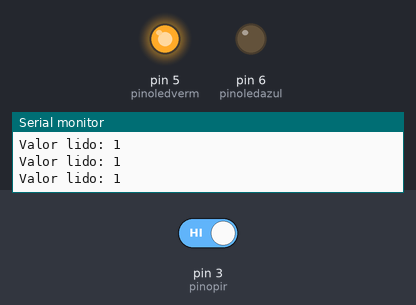
The sketch below on a simulated Arduino Uno, built with avr-gcc and run on an emulated ATmega328P. Parts: output pins drawn as LEDs (lit = HIGH), the last lines printed to the serial monitor. The inputs (shaded band) are chosen by the test bench; at power-on: pin 3 (pinopir) HIGH.

Above: at 1.2 s.
1.3 s: pin 3 (pinopir) driven LOW
At 2.1 s:
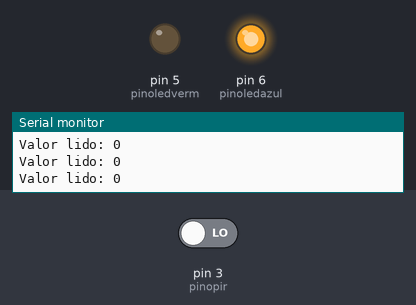
2.8 s: pin 3 (pinopir) driven HIGH
At 3.1 s:
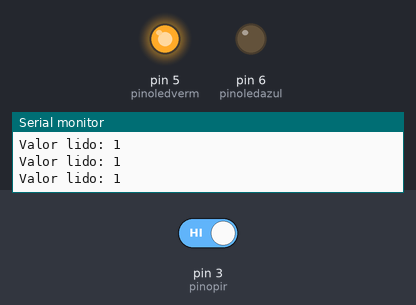
Timing chart, 0 to 5.8 s (numbered marks = the images above; inputs shaded):
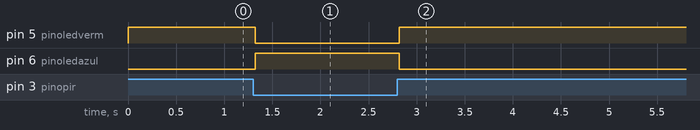

Measured:
- after the input at 1.3 s, pin 5 (pinoledverm): HIGH → LOW at once; pin 6 (pinoledazul): LOW → HIGH at once
- after the input at 2.8 s, pin 5 (pinoledverm): LOW → HIGH at once; pin 6 (pinoledazul): HIGH → LOW at once

The sketch:

entradaDeBotao.ino
```cpp
int pinoledverm = 5; //Pino ligado ao led vermelho
int pinoledazul = 6; //Pino ligado ao led azul
int pinopir = 3;  //Pino ligado ao botão
int acionamento;  //Variavel para guardar valor do sensor

void setup()
{
  Serial.begin(9600);
  pinMode(pinoledverm, OUTPUT); //Define pino como saida
  pinMode(pinoledazul, OUTPUT); //Define pino como saida
  pinMode(pinopir, INPUT);   //Define pino sensor como entrada

}

void loop()
{
 acionamento = digitalRead(pinopir); //Le o valor do sensor PIR

   Serial.print("Valor lido: ");
   Serial.println(acionamento);  //Printa o valor teclado

 if (acionamento == LOW)  //Sem movimento, mantem led azul ligado
 {
    digitalWrite(pinoledverm, LOW);
    digitalWrite(pinoledazul, HIGH);
 }
 else  //Caso seja detectado um movimento, aciona o led vermelho
 {
    digitalWrite(pinoledverm, HIGH);
    digitalWrite(pinoledazul, LOW);
 }
}
```
